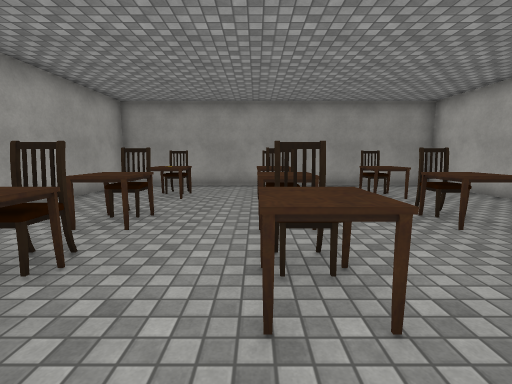
view 1 (above)

23 first-person views from a walk through a Unity game level. The camera is 1.4 m above the floor, tilts 8° down and sees 90° across. Doors are open. The floor is counted in squares, 1.19 m on a side. Each view is taken from the middle of a square. On the plan, view 1 faces up. The plan holds only what a view shows up to about 12 squares ahead; the rest is blank. The player is left out. Some surface patterns are stand-ins.

view 2
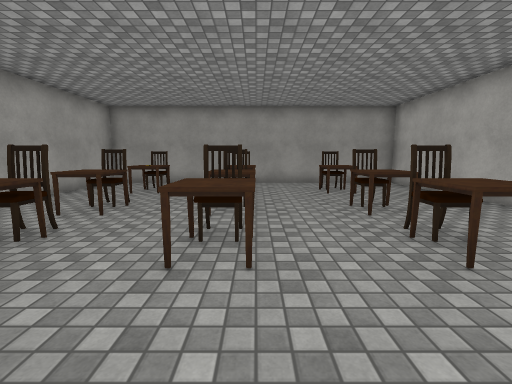

view 3
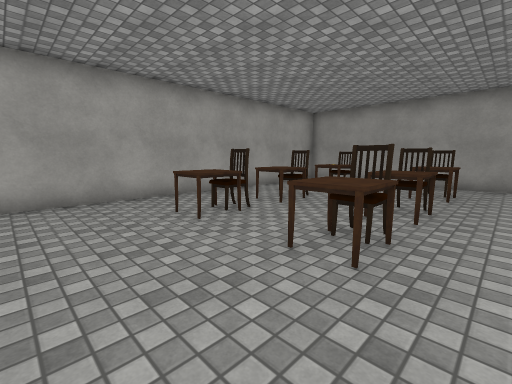

view 4
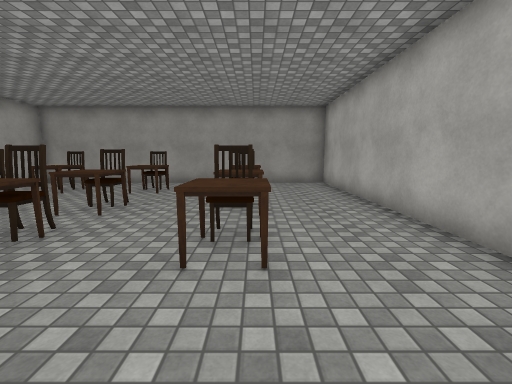

view 5
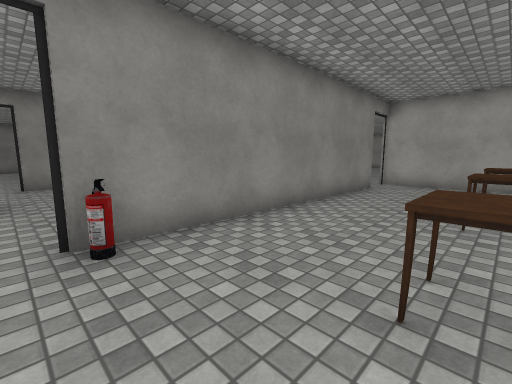

view 6
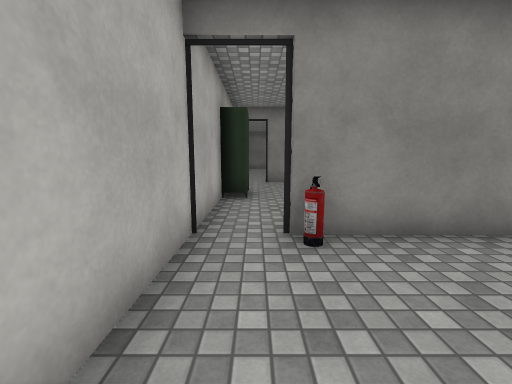

view 7
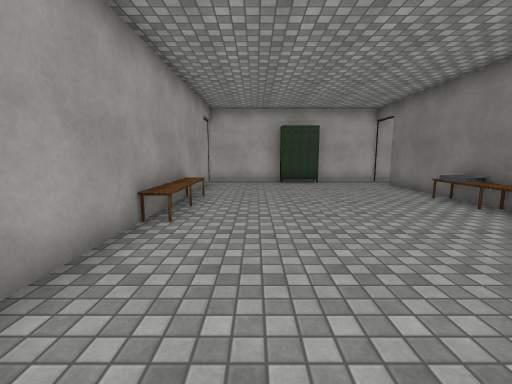

view 8
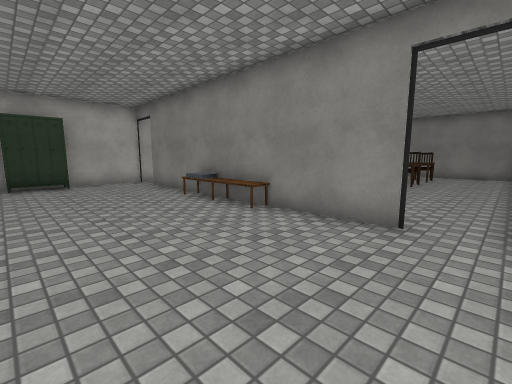

view 9
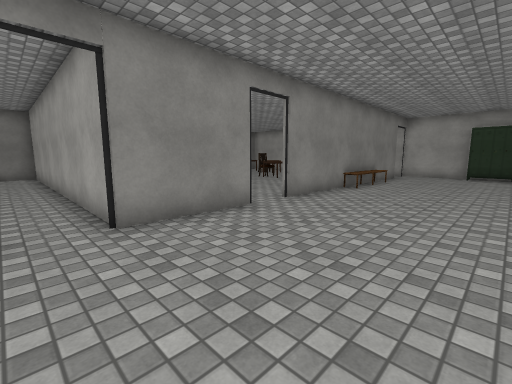

view 10
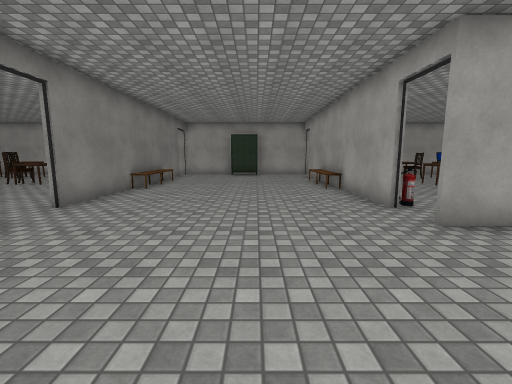

view 11
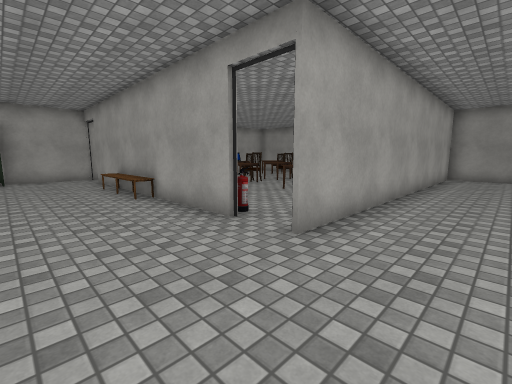

view 12
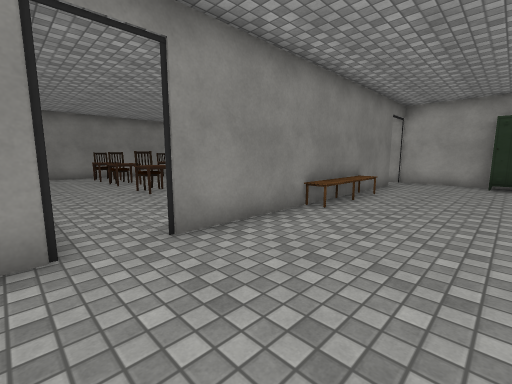

view 13
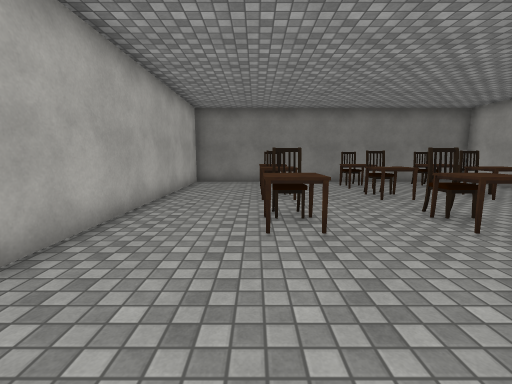

view 14
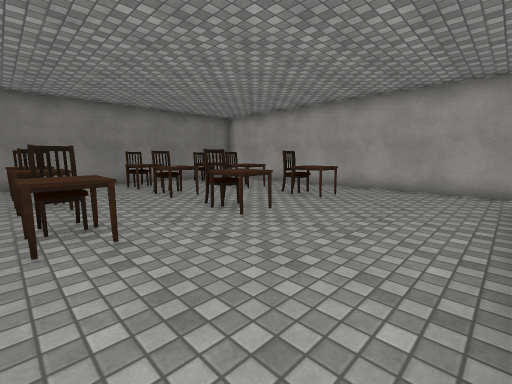

view 15
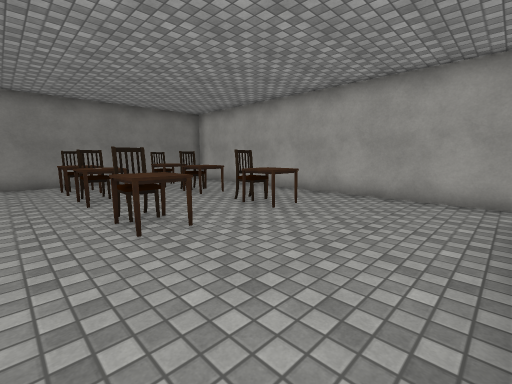

view 16
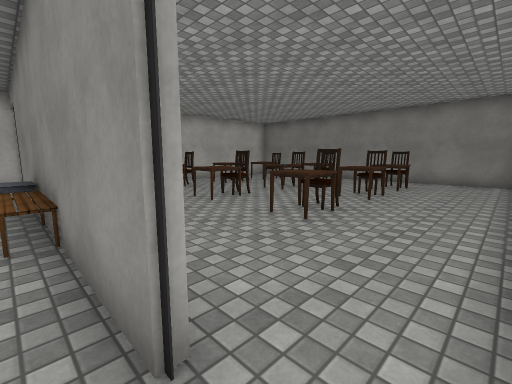

view 17
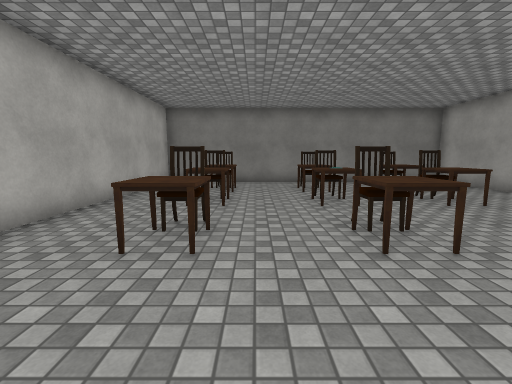

view 18
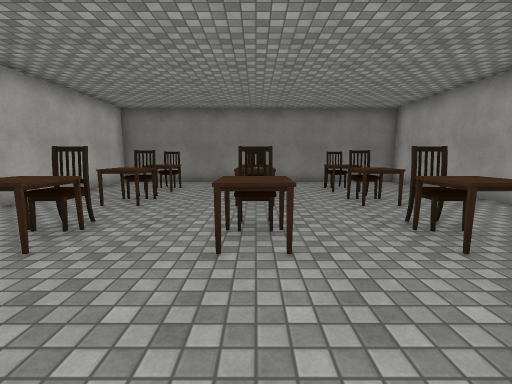

view 19
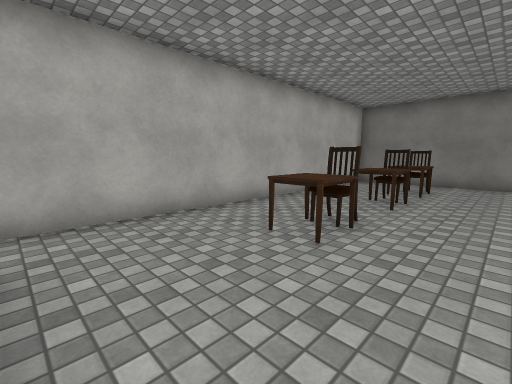

view 20
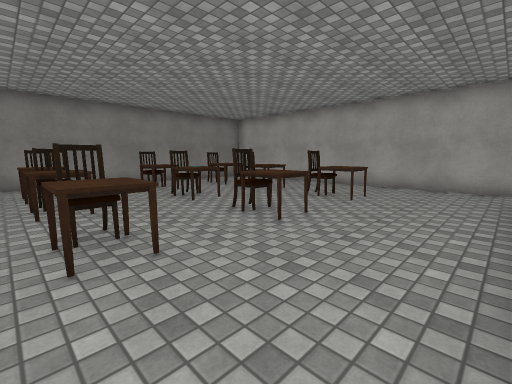

view 21
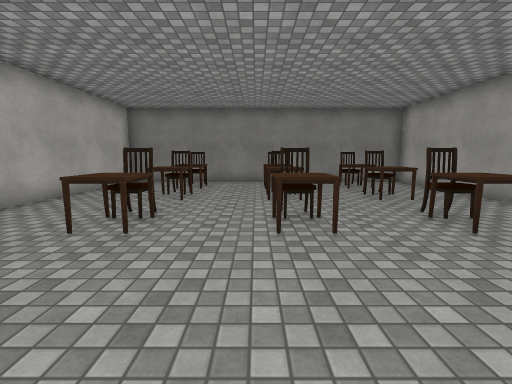

view 22
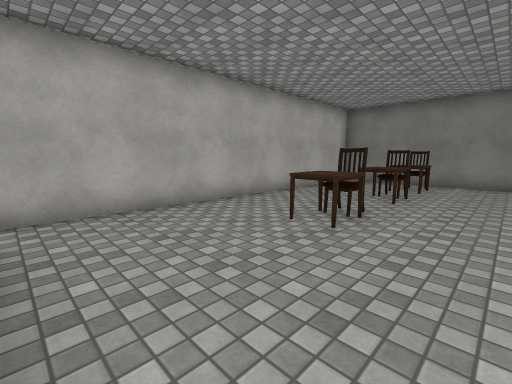

view 23
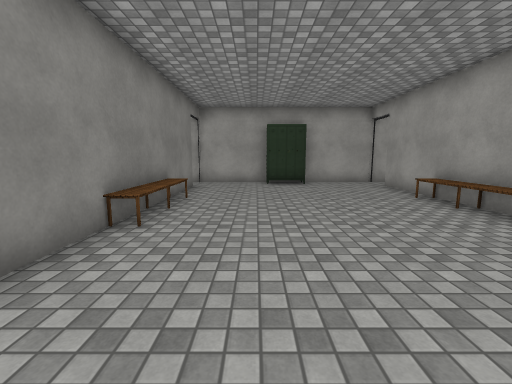

### Floor plan
Ten units are one square. View 1 is at (0, 0); x grows to the right and y downward. Boxes are objects, and circles mark ways between rooms. Rooms are numbered by the first view taken in them; rooms with no view inside come last. Other rooms are left out.
<svg viewBox="-211 -108 286 330">
<path fill="none" stroke="#000" d="M25 17 56 17M-39 17 -4 17M70 20 70 -103 -53 -103 -53 20M-84 95 -53 95 -53 217 70 217 70 68M-39 95 -15 95M-125 95 -96 95M-96 19 -135 19M24 95 56 95M-5 19 -31 19M-154 19 -191 19M-191 95 -164 95M-206 65 -206 217 -83 217 -83 99M55 19 24 19M70 52 70 20M-206 11 -206 50M-82 -100 -82 20M-60 -103 -79 -103"/>
<rect x="-35" y="-25" width="20" height="10" fill="#bbb"><title>table</title></rect>
<rect x="-35" y="-35" width="20" height="10" fill="#bbb"><title>chair</title></rect>
<rect x="-35" y="-45" width="20" height="10" fill="#bbb"><title>table</title></rect>
<rect x="-35" y="-55" width="20" height="10" fill="#bbb"><title>chair</title></rect>
<rect x="-35" y="-75" width="20" height="10" fill="#bbb"><title>table</title></rect>
<rect x="-35" y="-85" width="20" height="10" fill="#bbb"><title>chair</title></rect>
<rect x="-5" y="15" width="30" height="10" fill="#bbb"><title>bench</title></rect>
<rect x="-5" y="-25" width="20" height="10" fill="#bbb"><title>table</title></rect>
<rect x="-5" y="-35" width="20" height="10" fill="#bbb"><title>chair</title></rect>
<rect x="-5" y="-45" width="20" height="10" fill="#bbb"><title>table</title></rect>
<rect x="-5" y="-55" width="20" height="10" fill="#bbb"><title>chair</title></rect>
<rect x="-5" y="-75" width="20" height="10" fill="#bbb"><title>table</title></rect>
<rect x="-5" y="-85" width="20" height="10" fill="#bbb"><title>chair</title></rect>
<rect x="25" y="-25" width="20" height="10" fill="#bbb"><title>table</title></rect>
<rect x="25" y="-45" width="20" height="10" fill="#bbb"><title>table</title></rect>
<rect x="25" y="-55" width="20" height="10" fill="#bbb"><title>chair</title></rect>
<rect x="25" y="-75" width="20" height="10" fill="#bbb"><title>table</title></rect>
<rect x="35" y="-35" width="10" height="10" fill="#bbb"><title>chair</title></rect>
<rect x="35" y="-85" width="10" height="10" fill="#bbb"><title>chair</title></rect>
<rect x="45" y="5" width="10" height="10" fill="#bbb"><title>fire extinguisher</title></rect>
<rect x="-205" y="45" width="10" height="10" fill="#bbb"><title>locker</title></rect>
<rect x="-185" y="205" width="10" height="10" fill="#bbb"><title>chair</title></rect>
<rect x="-185" y="195" width="10" height="10" fill="#bbb"><title>table</title></rect>
<rect x="-185" y="175" width="10" height="10" fill="#bbb"><title>chair</title></rect>
<rect x="-185" y="165" width="10" height="10" fill="#bbb"><title>table</title></rect>
<rect x="-185" y="145" width="10" height="10" fill="#bbb"><title>chair</title></rect>
<rect x="-185" y="135" width="10" height="10" fill="#bbb"><title>table</title></rect>
<rect x="-165" y="85" width="40" height="10" fill="#bbb"><title>bench</title></rect>
<rect x="-155" y="205" width="10" height="10" fill="#bbb"><title>chair</title></rect>
<rect x="-155" y="195" width="10" height="10" fill="#bbb"><title>table</title></rect>
<rect x="-155" y="175" width="10" height="10" fill="#bbb"><title>chair</title></rect>
<rect x="-155" y="165" width="10" height="10" fill="#bbb"><title>table</title></rect>
<rect x="-155" y="145" width="10" height="10" fill="#bbb"><title>chair</title></rect>
<rect x="-155" y="135" width="10" height="10" fill="#bbb"><title>table</title></rect>
<rect x="-155" y="15" width="20" height="10" fill="#bbb"><title>bench</title></rect>
<rect x="-125" y="205" width="10" height="10" fill="#bbb"><title>chair</title></rect>
<rect x="-125" y="195" width="10" height="10" fill="#bbb"><title>table</title></rect>
<rect x="-125" y="175" width="10" height="10" fill="#bbb"><title>chair</title></rect>
<rect x="-125" y="165" width="20" height="10" fill="#bbb"><title>table</title></rect>
<rect x="-125" y="145" width="10" height="10" fill="#bbb"><title>chair</title></rect>
<rect x="-125" y="135" width="20" height="10" fill="#bbb"><title>table</title></rect>
<rect x="-25" y="195" width="10" height="10" fill="#bbb"><title>chair</title></rect>
<rect x="-25" y="185" width="10" height="10" fill="#bbb"><title>table</title></rect>
<rect x="-25" y="165" width="10" height="10" fill="#bbb"><title>chair</title></rect>
<rect x="-25" y="155" width="10" height="10" fill="#bbb"><title>table</title></rect>
<rect x="-25" y="135" width="10" height="10" fill="#bbb"><title>chair</title></rect>
<rect x="-25" y="125" width="10" height="10" fill="#bbb"><title>table</title></rect>
<rect x="-15" y="85" width="20" height="10" fill="#bbb"><title>bench</title></rect>
<rect x="5" y="195" width="10" height="10" fill="#bbb"><title>chair</title></rect>
<rect x="5" y="185" width="10" height="10" fill="#bbb"><title>table</title></rect>
<rect x="5" y="165" width="10" height="10" fill="#bbb"><title>chair</title></rect>
<rect x="5" y="155" width="10" height="10" fill="#bbb"><title>table</title></rect>
<rect x="5" y="135" width="10" height="10" fill="#bbb"><title>chair</title></rect>
<rect x="5" y="125" width="10" height="10" fill="#bbb"><title>table</title></rect>
<rect x="5" y="85" width="20" height="10" fill="#bbb"><title>books</title></rect>
<rect x="35" y="195" width="10" height="10" fill="#bbb"><title>chair</title></rect>
<rect x="35" y="185" width="10" height="10" fill="#bbb"><title>table</title></rect>
<rect x="35" y="165" width="10" height="10" fill="#bbb"><title>chair</title></rect>
<rect x="35" y="155" width="10" height="10" fill="#bbb"><title>table</title></rect>
<rect x="35" y="135" width="10" height="10" fill="#bbb"><title>chair</title></rect>
<rect x="35" y="125" width="10" height="10" fill="#bbb"><title>table</title></rect>
<rect x="55" y="55" width="10" height="10" fill="#bbb"><title>locker</title></rect>
<circle cx="-45" cy="20" r="3" fill="#2a7"/>
<circle cx="65" cy="20" r="3" fill="#2a7"/>
<text x="10" y="-40">1</text>
<text x="-70" y="90">2</text>
</svg>
Room 1 opens to room 2.

Where each view was taken, in squares from view 1:
view 1: 0 up, 0 right, facing up
view 2: 1 down, 1 right, facing up
view 3: 1 down, 2 right, facing up-left
view 4: 1 down, 4 right, facing up
view 5: 2 up, 6 right, facing down-left
view 6: 2 up, 6 right, facing down
view 7: 4 down, 5 left, facing right
view 8: 5 down, 5 left, facing down-right
view 9: 5 down, 4 left, facing down-left
view 10: 5 down, 4 left, facing left
view 11: 5 down, 6 left, facing up-left
view 12: 6 down, 8 left, facing down-left
view 13: 10 down, 11 left, facing down
view 14: 10 down, 11 left, facing down-left
view 15: 10 down, 13 left, facing down-left
view 16: 9 down, 5 left, facing down-right
view 17: 10 down, 3 right, facing down
view 18: 10 down, 1 right, facing down
view 19: 10 down, 2 right, facing down-right
view 20: 10 down, 5 right, facing down-left
view 21: 10 down, 14 left, facing down
view 22: 10 down, 14 left, facing down-right
view 23: 7 down, 9 left, facing left
